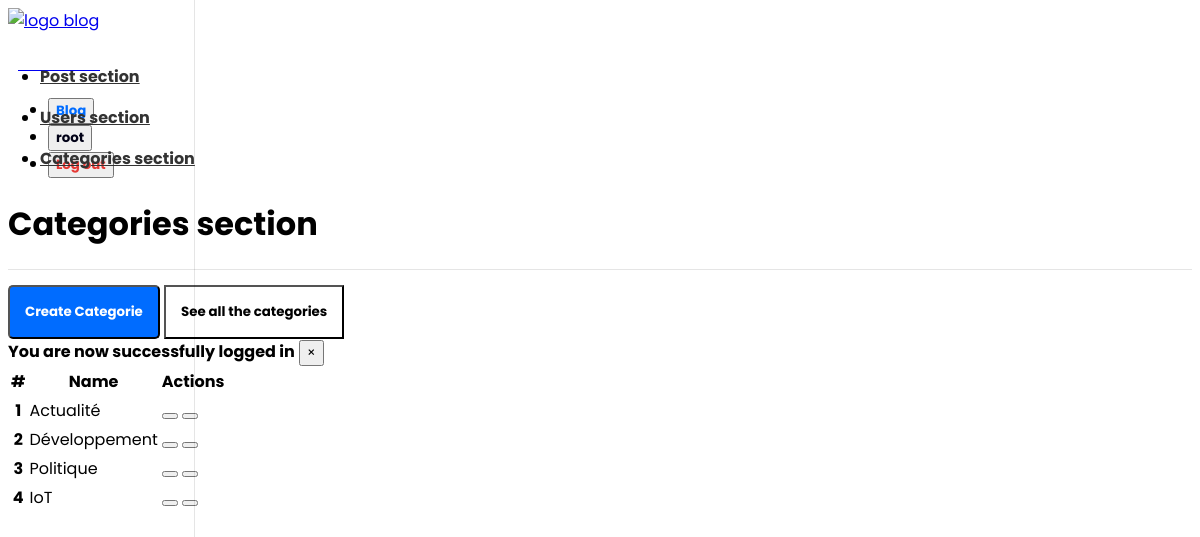
The app's page /app/admin/categories/categories.php (signed in), older data.
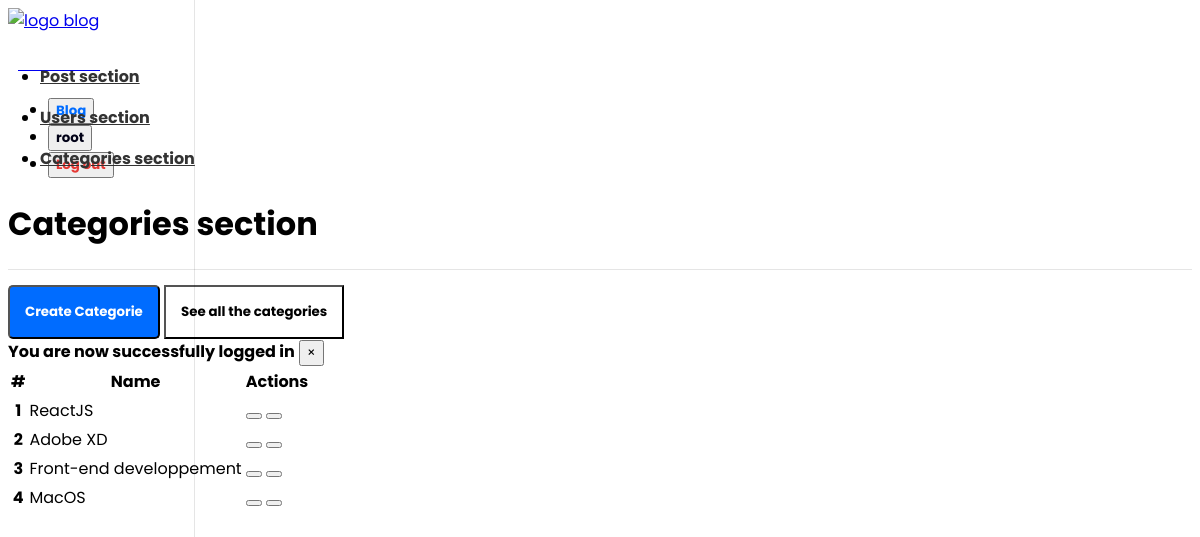
The same page, newer data.
### tables this page shows
CREATE TABLE `categories` (
  `id` int(11) NOT NULL,
  `name` varchar(100) NOT NULL,
  `description` text NOT NULL
);

### app/controllers/categories.php (called while the page is built, shortened)
<?php
include(ROOT_PATH . "/app/db/database.php");
$table       = "categories";
$categories = selectAllInTable($table);

### app/db/database.php (called while the page is built, shortened)
<?php
require("connect.php");
function selectAllInTable($table, $conditions = [])
{
    global $conn;
    $sql = "SELECT * FROM $table";
    if (empty($conditions)) {
        $fetcher = $conn->prepare($sql);
        $fetcher->execute();
        $payload = $fetcher->get_result()->fetch_all(MYSQLI_ASSOC);
        return $payload;
    }
}

### app/admin/categories/categories.php (the view, shortened to what this page needs)
<?php
    include(ROOT_PATH . "/app/controllers/categories.php");
?>
<!DOCTYPE html>
<html lang="en">
<head>
    <link rel="stylesheet"
        href="https://unpkg.com/bootstrap-material-design@4.1.1/dist/css/bootstrap-material-design.min.css"
 />
    <link rel="stylesheet" href="https://unicons.iconscout.com/release/v2.0.1/css/unicons.css" />
    <link href="../../../assets/dashboard.css" rel="stylesheet" />
</head>
<body>
    <?php include(ROOT_PATH . "/app/components/navbar_dashboard.php") ?>
    <div class="container-fluid">
        <div class="row">
            <main role="main" class="col-md-9 ml-sm-auto col-lg-10 pt-3 px-4">
                <div
                    class="d-flex justify-content-between flex-wrap flex-md-nowrap align-items-center pb-2 mb-3 border-bottom">
                    <h1 style="font-weight: bold">Categories section</h1>
                </div>
                <a href="<?php echo BASE_URL . "app/admin/categories/create_categorie.php" ?>"
                    style="text-decoration: none">
                    <button class="btn mr-2"
                        style="background-color: #006cff; color: white; padding: 15px; font-weight: bold; margin-top: 15px; border-radius: 5px">
                        <i class='uil uil-folder-plus'></i>Create Categorie
                    </button>
                </a>
                <a href="<?php echo BASE_URL . "app/admin/categories/categories.php" ?>" style="text-decoration: none">
                    <button class="btn"
                        style="background-color: white; color: black; padding: 15px; font-weight: bold; margin-top: 15px">
                        See all the categories
                    </button>
                </a>
                <?php include(ROOT_PATH . "/app/components/message_handler.php") ?>
                <div class="mt-5">
                    <table class="table table-borderless">
                        <thead>
                            <tr>
                                <th scope="col">#</th>
                                <th scope="col">Name</th>
                                <th scope="col">Actions</th>
                            </tr>
                        </thead>
                        <tbody>
                            <?php foreach ($categories as $key => $categorie): ?>
                            <tr>
                                <th scope="row"><?php echo $key + 1; ?></th>
                                <td style="vertical-align: baseline"><?php echo $categorie["name"]; ?></td>
                                <td>
                                    <button type="button" class="btn btn-secondary" data-toggle="tooltip"
                                        data-placement="top" title="Edit">
                                    </button>
                                    <button type="button" class="btn btn-secondary" data-toggle="tooltip"
                                        data-placement="top" title="Delete">
                                    </button>
                                </td>
                            </tr>
                            <?php endforeach; ?>
                        </tbody>
                    </table>
                </div>
            </main>
        </div>
    </div>
</body>
</html>

Row changes from the older to the newer data that the page shows:
removed categories: name "Actualité"
removed categories: name "Développement"
removed categories: name "Politique"
removed categories: name "IoT"
added categories: name "ReactJS"
added categories: name "Adobe XD"
added categories: name "Front-end developpement"
added categories: name "MacOS"
